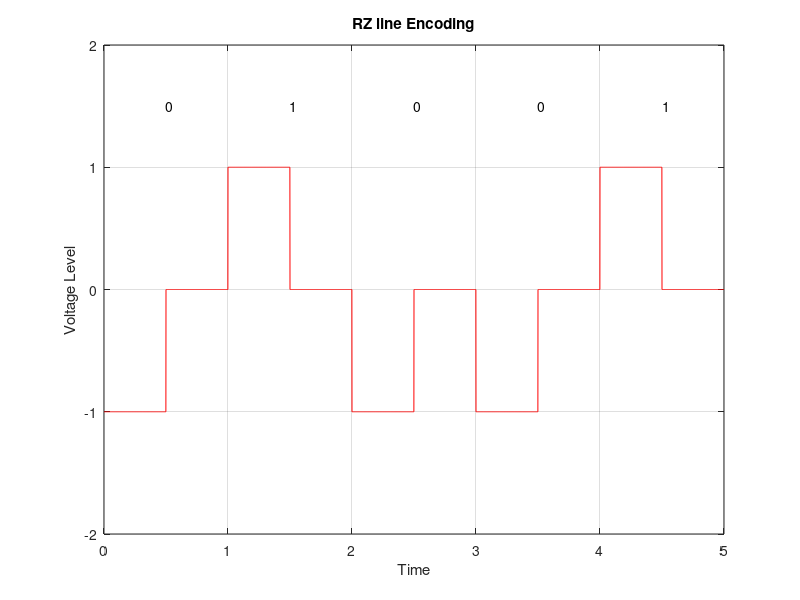

Write MATLAB code to recreate this figure.
clc
clear
close all
%prompt = 'Enter the bit stream';
%bits = input('prompt');
bits = [0 1 0 0 1];
disp('bits');
disp(bits);
bitrate = 1;
n = 1000;
T = length(bits)/bitrate;
N = n*length(bits);
dt = T/N;
t = 0:dt:T;
x = zeros(1,length(t));
for i=1:length(bits)
  if bits(i)==1
    x((i-1)*n+1:(i-1)*n+n/2) = 1;
  else x((i-1)*n+1:(i-1)*n+n/2) = -1;
  end
end
plot(t, x, 'r');
axis([0 t(end) -2 2]);
xlabel('Time')
ylabel('Voltage Level');
title('RZ line Encoding')
grid on;

for i=0 :length(bits)-1
    txt = num2str(bits(i+1));
    text(i+.5, 1.5, txt);
end

counter = 0;
for i = 1:length(t)
  if t(i)>counter
    counter = counter + 1;
    if x(i)>0
      result(counter) = x(i);
    else result(counter) = 0;
    end
  end
end
disp('RZ Decoding:');
disp(result);